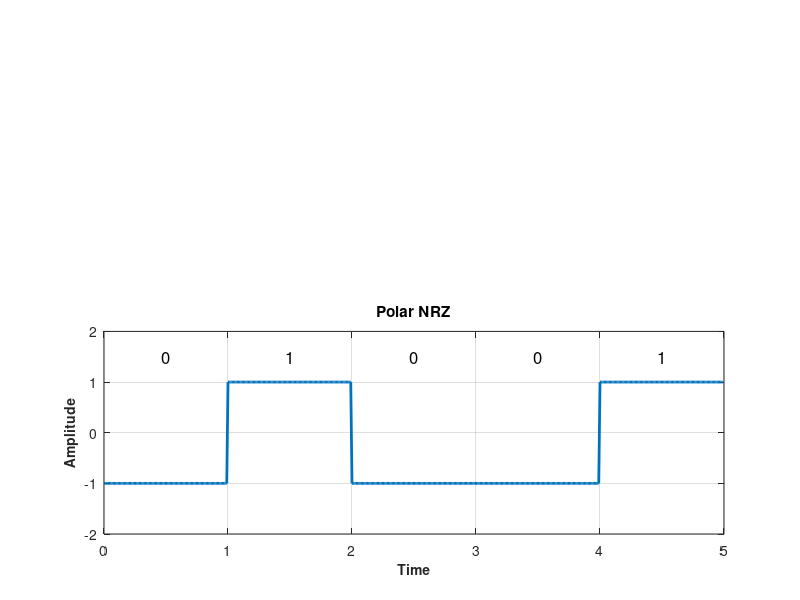
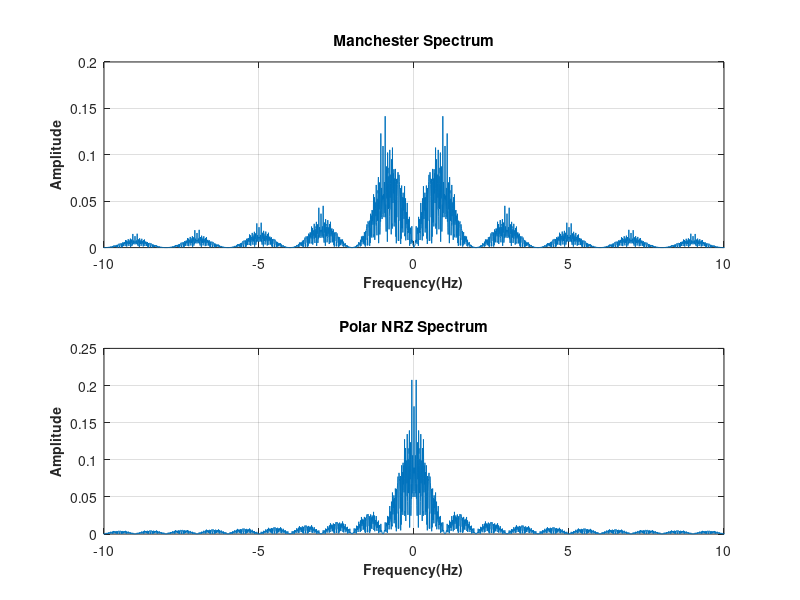
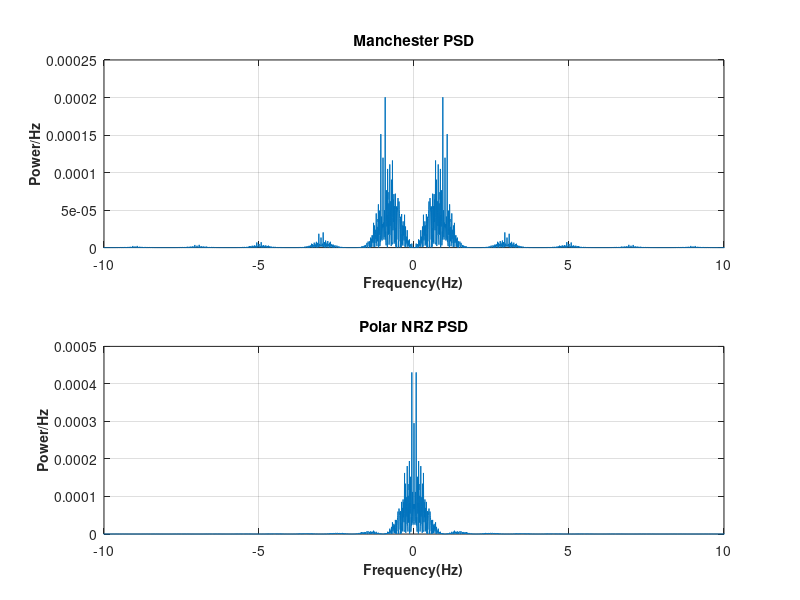
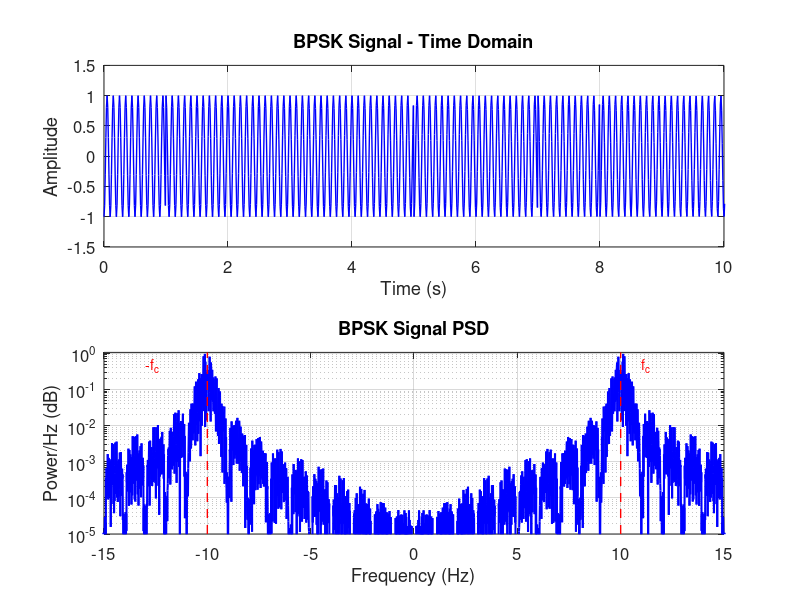

Write the MATLAB code that produced these figures, in order.

clear; clc; close all;

% Parameters
fs = 100;
T = 1/fs;
df = 0.01;
N = fs/df;
dt = 1/fs;
t = (-N/2 : N/2-1) * dt;
f = (-N/2 : N/2-1) * df;

% Define and plot x(t)
x = zeros(1, length(t));
x(t >= -4 & t < 0) = t(t >= -4 & t < 0) + 5;
x(t >= 0 & t <= 4) = 5 - t(t >= 0 & t <= 4);
figure(102);
plot(t, x);
title('x(t)');
xlabel('Time (s)'); ylabel('x(t)');
xlim([-5,5]);
grid on;


X_analytical_func = @(freq) 8 * sinc(8*freq) + 16 * (sinc(4*freq)).^2;
X_f_analytical = X_analytical_func(f);


% Numerical Fourier Transform of x(t)
X_t_numerical_fft_scaled = fftshift(fft(x)) * dt ;

% Plot
figure(103);
plot(f, abs(X_t_numerical_fft_scaled), 'b-', 'LineWidth', 2, 'DisplayName', 'Numerical FFT |X(f)|');
hold on;
plot(f, abs(X_f_analytical), 'r--', 'LineWidth', 1.5, 'DisplayName', 'Analytical |X(f)|');
hold off;
grid on;
xlabel('Frequency (f) [Hz]');
ylabel('|X(f)|');
title('Numerical and Analytical FT of x(t)');
legend show;
xlim([-2, 2]);
ylim([0, 25]);
disp("Analytical expression X(f) = 8*sinc(8f) + 16*sinc^2(4f)");
disp("");

% Estimate BW where power spectrum drops to 5% of maximum
power_m = abs(X_t_numerical_fft_scaled.^2);
P_mag_max = max(power_m);
threshold = 0.05 * P_mag_max;
index1 = find(power_m >= threshold);
BW1_estimate = max(abs(f(index1)))

% LPF with BW = 1 Hz
LPF_1Hz = abs(f) <= 0.5; % Cutoff at 0.5 Hz (BW = 1 Hz)
X_filtered_1Hz = X_t_numerical_fft_scaled .* LPF_1Hz;
x_out_1Hz = ifft(ifftshift(X_filtered_1Hz)) / dt; % Back to time domain

% Plot input and output for BW = 1 Hz
figure(104);
plot(t, real(x), 'b-', 'LineWidth', 2, 'DisplayName', 'Input x(t)');
hold on;
plot(t, real(x_out_1Hz), 'r--', 'LineWidth', 1.5, 'DisplayName', 'Output x(t) after LPF (1 Hz)');
hold off;
grid on;
xlabel('Time (s)');
ylabel('Amplitude');
title('Output after LPF (BW = 1 Hz)');
legend show;
xlim([-5, 5]);

% LPF with BW = 0.3 Hz
LPF_0_3Hz = abs(f) <= 0.15;
X_filtered_0_3Hz = X_t_numerical_fft_scaled .* LPF_0_3Hz;
x_out_0_3Hz = ifft(ifftshift(X_filtered_0_3Hz)) / dt;

% Plot input and output for BW = 0.3 Hz
figure(105);
plot(t, real(x), 'b-', 'LineWidth', 2, 'DisplayName', 'Input x(t)');
hold on;
plot(t, real(x_out_0_3Hz), 'r--', 'LineWidth', 1.5, 'DisplayName', 'Output x(t) after LPF (0.3 Hz)');
hold off;
grid on;
xlabel('Time (s)');
ylabel('Amplitude');
title('Output after LPF (BW = 0.3 Hz)');
legend show;
xlim([-5, 5]);
% Repeating steps 1-4 for m(t)
% Define and plot m(t)
m = zeros(1, length(t));
m(t > 0 & t < 4) = cos(2 * pi * 0.5 * t(t > 0 & t < 4));
figure(106);
plot(t, m);
title('m(t)');
xlabel('Time (s)');
ylabel('Amplitude');
xlim([-2, 6]);
grid on;

% Analytical and numerical Fourier Transform of m(t)
M_analytical_func = @(freq) 0.5 * (sinc(4 * (freq - 0.5)) + ...
                               sinc(4 * (freq + 0.5))) ;
M_f_analytical = M_analytical_func(f) * 4;

% Numerical Fourier Transform of m(t)
M_t_numerical_fft_scaled = fftshift(fft(m)) * dt;


% Plot
figure(107);
plot(f, abs(M_t_numerical_fft_scaled), 'b-', 'LineWidth', 2, 'DisplayName', 'Numerical FFT |M(f)|');
hold on;
plot(f, abs(M_f_analytical), 'r--', 'LineWidth', 1.5, 'DisplayName', 'Analytical |M(f)|');
hold off;
grid on;
xlabel('Frequency (f) [Hz]');
ylabel('|M(f)|');
title('Numerical and Analytical FT of m(t)');
legend show;
xlim([-2, 2]);
ylim([0, 2.5]);

% Estimate BW where power spectrum drops to 5% of maximum
power_m = abs(M_t_numerical_fft_scaled.^2);
P_mag_max = max(power_m);
threshold = 0.05 * P_mag_max;
index1 = find(power_m >= threshold);
BW2_estimate = max(abs(f(index1)))
% FDM Modulation
fc1 = 20;
c1 = cos(2 * pi * fc1 * t);
s1 = x .* c1;

% SSB with USB and appropriate c2(t)
fc2 = 27;
c2 = cos(2 * pi * fc2 * t);
m_hilbert = imag(hilbert(m));
s2 = m .* cos(2 * pi * fc2 * t) - m_hilbert .* sin(2 * pi * fc2 * t);

% Plot s(t) and S(f)
s = s1 + s2; % Combined signal
figure(108);
plot(t, s);
title('FDM Signal s(t) = s1(t) + s2(t)');
xlabel('Time (s)');
ylabel('Amplitude');
xlim([-5, 5]);
grid on;

S = fftshift(fft(s)) * dt;
figure(109);
plot(f, abs(S));
title('Spectrum of Combined Signal S(f)');
xlabel('Frequency (Hz)');
ylabel('|S(f)|');
xlim([15, 30]);
grid on;

% Coherent Demodulation
% Demodulate s1(t)
demod1 = s1 .* cos(2 * pi * fc1 * t);
H_demod = abs(f) < 1;
Demod1 = fftshift(fft(demod1)/fs) .* H_demod;
demod1_out = real(ifft(ifftshift(Demod1)) * fs);

% Demodulate s2(t)
demod2 = s2 .* cos(2 * pi * fc2 * t);
Demod2 = fftshift(fft(demod2)/fs) .* H_demod;
demod2_out = real(ifft(ifftshift(Demod2)) * fs);

figure(110);

plot(t, x, 'b', t, demod1_out, 'r--');
title('Demodulated x(t)');
xlabel('Time (s)'); ylabel('Amplitude');
legend('Original x(t)', 'Demodulated');
xlim([-5,5]);
grid on;

figure(111);
plot(t, m, 'b', t, demod2_out, 'r--');
title('Demodulated m(t)');
xlabel('Time (s)'); ylabel('Amplitude');
legend('Original m(t)', 'Demodulated');
xlim([-1,5]);
grid on;






%% Digital Part
% Generate random bit stream of 128 bits
bits_stream = randi([0 1], 1, 128);

% Define number of samples per bit for signal resolution
samples = 100;

% Manchester Encoding: Transition in the middle of each bit
man = kron(2*bits_stream - 1, [ones(1, samples/2), -ones(1, samples/2)]);

% Polar NRZ Encoding: Constant level for each bit
nrz = kron(2*bits_stream - 1, ones(1, samples));

% Time plotting (the first 5 bits)
t = (0:5*samples-1)/samples;

subplot(2,1,1);
plot(t, man(1:5*samples), 'LineWidth', 2);
title('Manchester');
% Plot Manchester Encoding
figure;
ylim([-2 2]);
grid on;
xlabel('Time', 'FontSize', 10, 'FontWeight', 'bold');
ylabel('Amplitude', 'FontSize', 10, 'FontWeight', 'bold');
% bit annotations
for i = 1:5
    text(i-0.5, 1.5, num2str(bits_stream(i)), 'FontSize', 12, 'HorizontalAlignment', 'center');
end

% Plot Polar NRZ Encoding
subplot(2,1,2);
plot(t, nrz(1:5*samples), 'LineWidth', 2);
title('Polar NRZ');
ylim([-2 2]);
grid on;
xlabel('Time', 'FontSize', 10, 'FontWeight', 'bold');
ylabel('Amplitude', 'FontSize', 10, 'FontWeight', 'bold');
% bit annotations
for i = 1:5
    text(i-0.5, 1.5, num2str(bits_stream(i)), 'FontSize', 12, 'HorizontalAlignment', 'center');
end

% total number of samples for frequency domain
N = length(man);

% Frequency vector for spectral plots
f = (-N/2:N/2-1) * (samples/N);

% Plot Amplitude Spectrum for Manchester Encoding
figure;
subplot(2,1,1);
plot(f, abs(fftshift(fft(man))/N));
title('Manchester Spectrum');
xlim([-10 10]);
grid on;
xlabel('Frequency(Hz)', 'FontSize', 10, 'FontWeight', 'bold');
ylabel('Amplitude', 'FontSize', 10, 'FontWeight', 'bold');

% Plot Amplitude Spectrum for Polar NRZ Encoding
subplot(2,1,2);
plot(f, abs(fftshift(fft(nrz))/N));
title('Polar NRZ Spectrum');
xlim([-10 10]);
grid on;
xlabel('Frequency(Hz)', 'FontSize', 10, 'FontWeight', 'bold');
ylabel('Amplitude', 'FontSize', 10, 'FontWeight', 'bold');

% Plot Power Spectral Density (PSD) for Manchester Encoding
figure;
subplot(2,1,1);
plot(f, abs(fftshift(fft(man)/N)).^2 / samples);
title('Manchester PSD');
xlim([-10 10]);
grid on;
xlabel('Frequency(Hz)', 'FontSize', 10, 'FontWeight', 'bold');
ylabel('Power/Hz', 'FontSize', 10, 'FontWeight', 'bold');

% Plot Power Spectral Density (PSD) for Polar NRZ Encoding
subplot(2,1,2);
plot(f, abs(fftshift(fft(nrz)/N)).^2 / samples);
title('Polar NRZ PSD');
xlim([-10 10]);
grid on;
xlabel('Frequency(Hz)', 'FontSize', 10, 'FontWeight', 'bold');
ylabel('Power/Hz', 'FontSize', 10, 'FontWeight', 'bold');

%% Part 2: BPSK Modulation and Demodulation
% Parameters
N = 64; % Number of bits
bit_rate = 1; % Bit rate (1 bit/s)
T = 1/bit_rate; % Bit duration
fc = 10; % Carrier frequency (Hz)
samples_per_bit = 100; % Samples per bit
fs = samples_per_bit * bit_rate; % Sampling frequency
t = linspace(0, N*T, N*samples_per_bit); % Time vector

% Generate random bit stream
bits = randi([0 1], 1, N);

% BPSK Modulation
bpsk_signal = zeros(1, length(t));
for i = 1:N
    start_idx = (i-1)*samples_per_bit + 1;
    end_idx = i*samples_per_bit;
    if bits(i) == 1
        bpsk_signal(start_idx:end_idx) = cos(2*pi*fc*t(start_idx:end_idx)); % 0° phase
    else
        bpsk_signal(start_idx:end_idx) = -cos(2*pi*fc*t(start_idx:end_idx)); % 180° phase
    end
end

% FFT for spectral domain
N_fft = 2^nextpow2(length(t));
freq = (-N_fft/2:N_fft/2-1)*(fs/N_fft);
bpsk_fft = fftshift(fft(bpsk_signal, N_fft));
bpsk_psd = abs(bpsk_fft).^2 / (N_fft * fs);

% Plot Transmitter Output
figure('Position', [100, 100, 800, 400]);
subplot(2,1,1);
plot(t, bpsk_signal, 'b', 'LineWidth', 1);
grid on;
title('BPSK Signal - Time Domain', 'FontSize', 14);
xlabel('Time (s)', 'FontSize', 12);
ylabel('Amplitude', 'FontSize', 12);
axis([0 10 -1.5 1.5]);
set(gca, 'FontSize', 12);

subplot(2,1,2);
semilogy(freq, bpsk_psd, 'b', 'LineWidth', 1.5); % Use semilogy for better visualization
grid on;
title('BPSK Signal PSD', 'FontSize', 14);
xlabel('Frequency (Hz)', 'FontSize', 12);
ylabel('Power/Hz (dB)', 'FontSize', 12);
axis([-15 15 1e-5 max(bpsk_psd)*1.1]); % Adjusted y-axis for log scale
set(gca, 'FontSize', 12, 'GridAlpha', 0.3, 'GridColor', [0.5 0.5 0.5]);
% Highlight carrier frequency
hold on;
line([fc fc], [1e-5 max(bpsk_psd)*1.1], 'Color', 'r', 'LineStyle', '--', 'LineWidth', 1);
line([-fc -fc], [1e-5 max(bpsk_psd)*1.1], 'Color', 'r', 'LineStyle', '--', 'LineWidth', 1);
text(fc+1, max(bpsk_psd)/2, 'f_c', 'Color', 'r', 'FontSize', 10);
text(-fc-3, max(bpsk_psd)/2, '-f_c', 'Color', 'r', 'FontSize', 10);
set(gca, 'Color', [0.98 0.98 0.98]); % Light gray background

% Coherent Receiver for different phase offsets
phase_offsets = [30, 60, 90] * pi/180; % Convert to radians
recovered_signals = zeros(length(phase_offsets), length(t));
for p = 1:length(phase_offsets)
    phi = phase_offsets(p);
    local_osc = cos(2*pi*fc*t + phi);
    mixed_signal = bpsk_signal .* local_osc;

    % Low-pass filter (moving average)
    filter_length = samples_per_bit/2;
    h = ones(1, filter_length)/filter_length;
    recovered = conv(mixed_signal, h, 'same');

    recovered_signals(p, :) = recovered;
end

% Plot Receiver Outputs (Time Domain)
figure('Position', [100, 100, 800, 600]);
for p = 1:length(phase_offsets)
    subplot(3,1,p);
    plot(t, recovered_signals(p, :), 'r', 'LineWidth', 1); hold on;
    original = repelem(bits, samples_per_bit);
    plot(t, original, 'b--', 'LineWidth', 1);
    grid on;
    title(['Recovered Signal (Phase Offset = ' num2str(phase_offsets(p)*180/pi) '°)'], 'FontSize', 13);
    xlabel('Time (s)', 'FontSize', 11);
    ylabel('Amplitude', 'FontSize', 11);
    legend('Recovered', 'Original Bits', 'Location', 'best');
    axis([0 10 -0.5 1.5]);
    set(gca, 'FontSize', 11);
end

% Spectral Domain of Recovered Signals (for all phase offsets)
figure('Position', [100, 100, 800, 600]);
colors = ['r'; 'g'; 'm']; % Different colors for each phase
for p = 1:length(phase_offsets)
    recovered_fft = fftshift(fft(recovered_signals(p, :), N_fft));
    recovered_psd = abs(recovered_fft).^2 / (N_fft * fs);

    subplot(3,1,p);
    semilogy(freq, recovered_psd, colors(p), 'LineWidth', 1.5); % Use semilogy for better visualization
    grid on;
    title(['Recovered PSD (Phase = ' num2str(phase_offsets(p)*180/pi) '°)'], 'FontSize', 13);
    xlabel('Frequency (Hz)', 'FontSize', 11);
    ylabel('Power/Hz (dB)', 'FontSize', 11);
    axis([-5 5 1e-5 max(recovered_psd)*1.1]); % Adjusted y-axis for log scale
    set(gca, 'FontSize', 11, 'GridAlpha', 0.3, 'GridColor', [0.5 0.5 0.5]);
    set(gca, 'Color', [0.98 0.98 0.98]); % Light gray background
end
